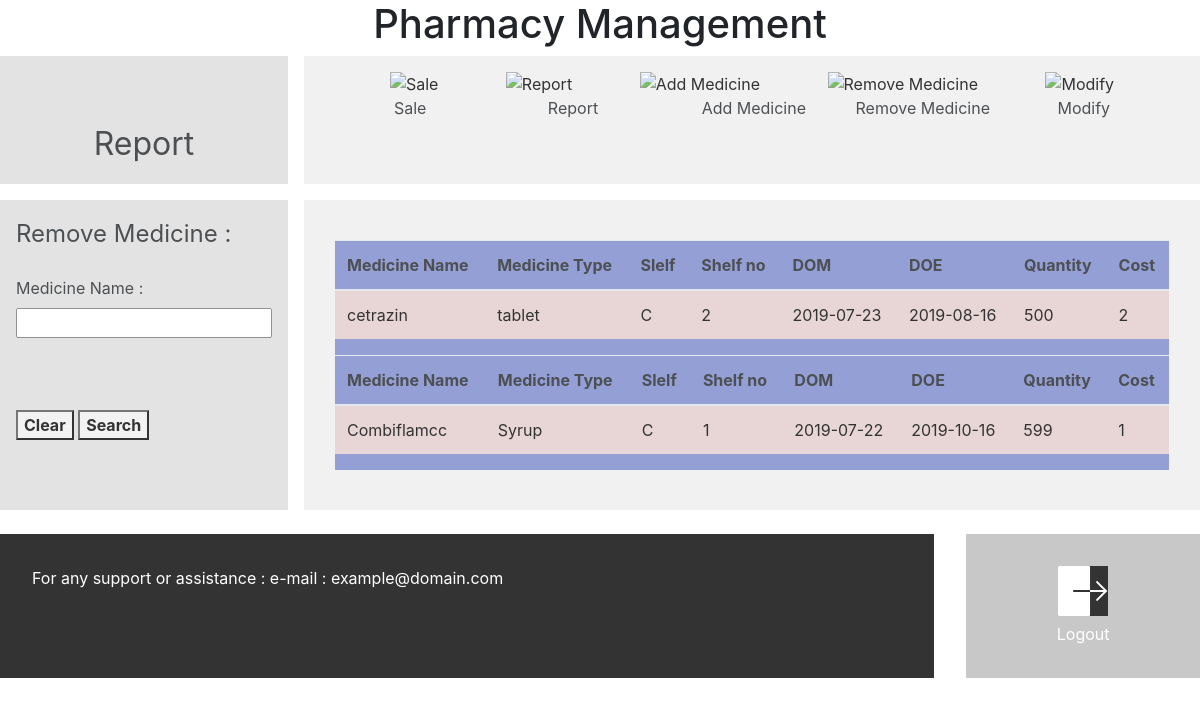
The app's page /report.php with its own data.
### tables this page shows
CREATE TABLE `information` (
  `MedicineName` varchar(20) NOT NULL,
  `MedicineType` varchar(10) DEFAULT NULL,
  `Shelf` varchar(5) DEFAULT NULL,
  `ShelfNo` int(5) DEFAULT NULL,
  `DOM` date DEFAULT NULL,
  `DOE` date DEFAULT NULL,
  `Quantity` int(10) DEFAULT NULL,
  `Cost` float DEFAULT NULL
);

### report.php (the view, shortened to what this page needs)
<?php
$connection = mysqli_connect('localhost','root','','pharmacy1');
  $query = "SELECT * FROM information";
  $result = mysqli_query($connection,$query);
  $row=mysqli_fetch_assoc($result);
?>
<!DOCTYPE html>
<html>
<head>
    <link rel="stylesheet" href="assets/bootstrap/css/bootstrap.min.css">
    <link rel="stylesheet" href="assets/css/styles.css">
</head>
<body>
  <center><h1>Pharmacy Management<center></center></h1>
  <div class="f1">
    <div>
      <font size=6>
        <br>
      <center>Report</center>
    </font>
    </div>
    <div>
      <a href="sale.php">
      <input type="image" id="image" alt="Sale"
       src="https://img.icons8.com/pastel-glyph/100/000000/sales-channels.png">
     </a>
      <a href="report.php">
      <input type="image" id="image" alt="Report"
       src="https://img.icons8.com/ios/100/000000/report-card.png">
     </a>
      <a href="add.php">
      <input type="image" id="image" alt="Add Medicine"
       src="https://img.icons8.com/wired/100/000000/add-column.png">
     </a>
     <a href="remove.php">
      <input type="image" id="image" alt="Remove Medicine"
       src="https://img.icons8.com/ios/100/000000/delete-sign-filled.png">
     </a>
     <a href="modify.php">
<input type="image" id="image" alt="Modify"
       src="https://img.icons8.com/ios/100/000000/change-theme.png">
     </a>
     <br>
Sale
&nbsp;&nbsp;&nbsp;&nbsp;&nbsp;&nbsp;&nbsp;
&nbsp;&nbsp;&nbsp;&nbsp;&nbsp;&nbsp;&nbsp;&nbsp;&nbsp;&nbsp;&nbsp;&nbsp;&nbsp;
&nbsp;&nbsp;&nbsp;
Report
&nbsp;&nbsp;&nbsp;&nbsp;&nbsp;&nbsp;&nbsp;
&nbsp;&nbsp;&nbsp;&nbsp;&nbsp;&nbsp;&nbsp;&nbsp;&nbsp;&nbsp;&nbsp;&nbsp;&nbsp;
Add Medicine
&nbsp;&nbsp;&nbsp;&nbsp;&nbsp;&nbsp;&nbsp;&nbsp;&nbsp;
Remove Medicine
&nbsp;&nbsp;&nbsp;&nbsp;&nbsp;&nbsp;&nbsp;&nbsp;&nbsp;&nbsp;&nbsp;&nbsp;&nbsp;
Modify
    </div>
    <div>
    <form action="report.php" method="post">
    <div align="left">
      <font size=5>Remove Medicine :</font>
      <br><br>
      <div>
        <label>Medicine Name :</label>
        <input type="text" name="MedicineName">
      </div>
      <br>
      <br>
      <br>
      <button type="button"><b>Clear</b></button>
      <button type="submit" name="submit"><b>Search</b></button>
    </div>
    </form>
    </div>
    <div>
    <br>
    <?php
      do{
        ?>
    <div class="container">
        <div class="table-responsive" style="background-color: #7a87cc;height: 115px;">
            <table class="table">
                <thead>
                    <tr>
                        <th>Medicine Name</th>
                        <th>Medicine Type</th>
                        <th>Slelf</th>
                        <th>Shelf no</th>
                        <th>DOM</th>
                        <th>DOE</th>
                        <th>Quantity</th>
                        <th>Cost</th>
                    </tr>
                </thead>
                <tbody style="color: rgb(0,0,0);background-color: #e3cbcb;">
                    <tr>
                        <td><?php echo $row['MedicineName'] ?></td>
                        <td><?php echo $row['MedicineType'] ?></td>
                        <td><?php echo $row['Shelf'] ?></td>
                        <td><?php echo $row['ShelfNo'] ?></td>
                        <td><?php echo $row['DOM'] ?></td>
                        <td><?php echo $row['DOE'] ?></td>
                        <td><?php echo $row['Quantity'] ?></td>
                        <td><?php echo $row['Cost'] ?></td>
                    </tr>
                </tbody>
            </table>
        </div>
    </div>
    <?php
  }while($row = mysqli_fetch_assoc($result));
    ?>
    <br>
    </div>
  </div>
  <br>
  <div class="footer">
    <div align="left">
      <font color="white">
      For any support or assistance : e-mail : example@domain.com
    </font>
    </div>
    <div>
      <a href="welcome.php">
      <input type="image" id="image" alt="Sale"
>
     </a>
     <br>
     <font color="white">
     Logout
   </font>
    </div>
  </div>
  <br>
  <br>
</body>
</html>

### report.php (style rules this page uses)
.f1 { display:grid; grid-template-columns: 0.8fr 2.5fr; grid-column-gap:1em; grid-row-gap:1em; opacity: 0.8; }
.f1 > div { background:#eee; padding:1em; }
.f1 > div:nth-child(odd) { background:#ddd; }
.footer { display:grid; grid-template-columns: 4fr 1fr; grid-column-gap:2em; grid-row-gap:2em; opacity: 0.8; }
.footer > div { background:#bbb; padding:2em; }
.footer > div:nth-child(odd) { background:black; }
body { background-image:url(http://www.pptbackgrounds.org/uploads/silver-light-blue-wave-abstract-backgrounds-powerpoint.jpg); min-height: 100%; background-repeat: no-repeat; background-attachment: fixed; //background-position: center; background-size: cover; background-margin-top:20em; //background-padding-top:20em; }

### records on screen
information: MedicineName "cetrazin", MedicineType "tablet", Shelf "C", ShelfNo "2", DOM "2019-07-23", DOE "2019-08-16", Quantity "500", Cost "2"
information: MedicineName "Combiflamcc", MedicineType "Syrup", Shelf "C", ShelfNo "1", DOM "2019-07-22", DOE "2019-10-16", Quantity "599", Cost "1"
